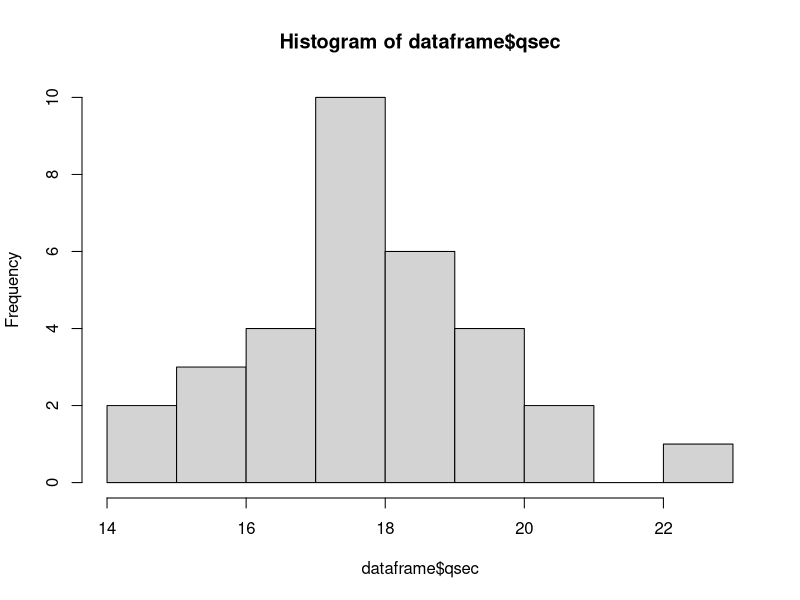
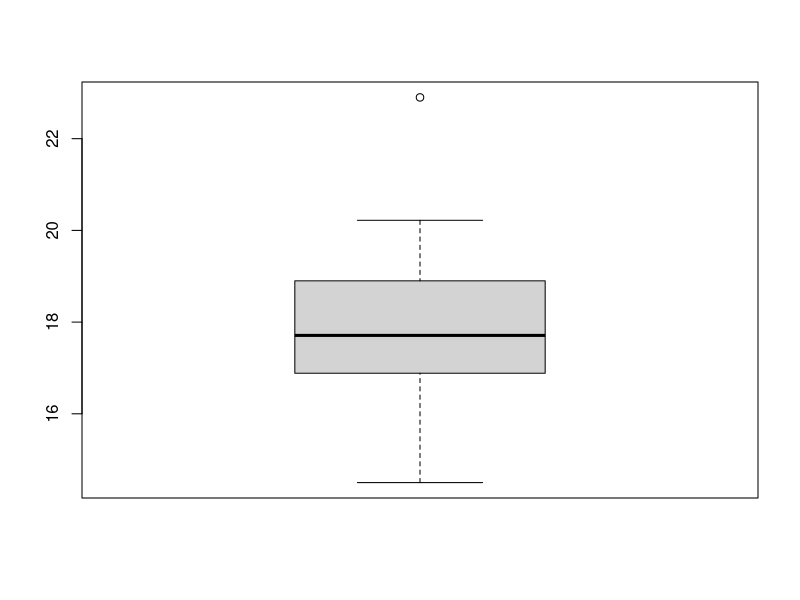
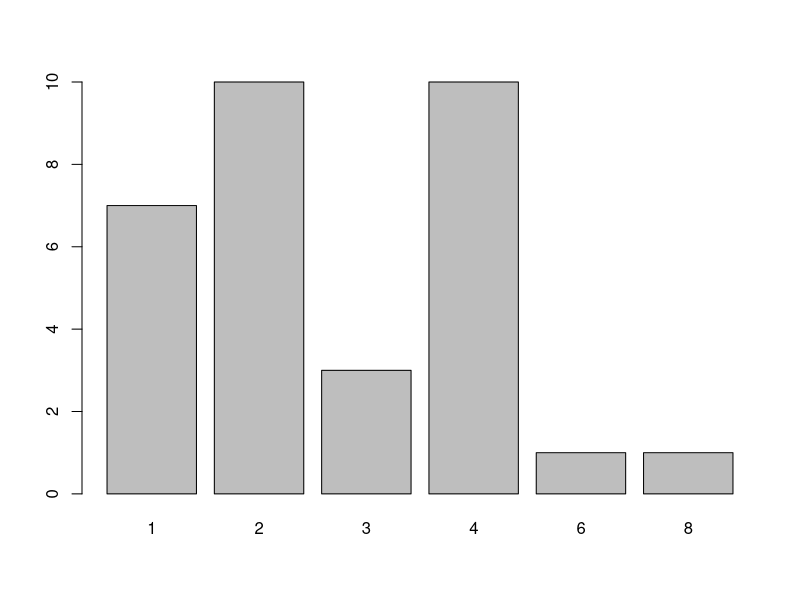
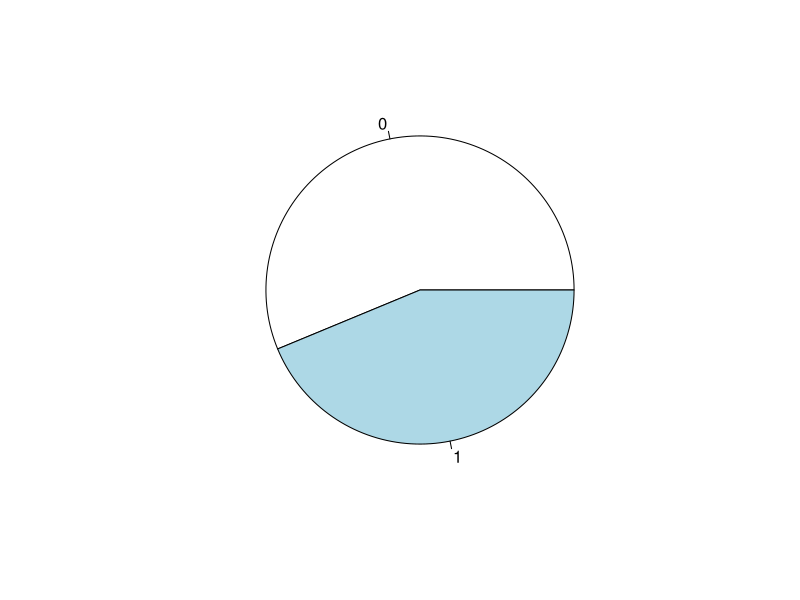

R code for these plots, in order:
# TP 1

# ex 1
dataframe = mtcars
dim(dataframe)

colnames(x=dataframe)
str(dataframe)

# how to write it in a for-loop?
dataframe$cyl <- factor(dataframe$cyl)
dataframe$vs <- factor(dataframe$vs)
dataframe$am <- factor(dataframe$am)
dataframe$gear <- factor(dataframe$gear)
dataframe$carb <- factor(dataframe$carb)

str(dataframe)

# ex 2
mean(dataframe$mpg)
max(dataframe$wt)
median(dataframe$hp)
quantile(dataframe$qsec)
quantile(dataframe$qsec, probs=seq(0, 1, 0.1))
sd(x=dataframe$qsec, na.rm=TRUE)
var(x=dataframe$qsec, na.rm=TRUE)

# how to write it in a for-loop?
table(dataframe$cyl)
table(dataframe$vs)
table(dataframe$am)
table(dataframe$gear)
table(dataframe$carb)

# ex 3

hist(x=dataframe$qsec)
boxplot(x=dataframe$qsec)
barplot(table(dataframe$carb))
pie(table(dataframe$vs))

# ex 4

# 1 mile/gal is 235.214583 l/100km so:
dataframe$consumption_per_100km <-  235.214583 / dataframe$mpg
dataframe$qsec_cut = cut(dataframe$qsec, breaks=3)

average_consumption = mean(dataframe$consumption_per_100km)
dataframe$consumption_class <- ifelse(test = (
  dataframe$consumption_per_100km >= average_consumption),
                       yes = "high consumption",
                       no = "low consumption")

